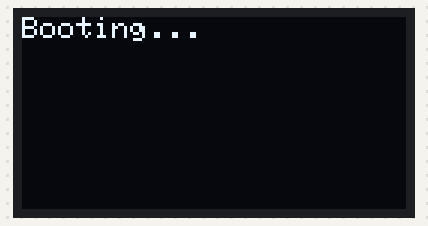
A sketch run on a simulated ESP32. Parts: 128×64 one-colour display. WiFi joins after 1.5 s; servers stay silent unless stated; uploads are accepted with an empty reply; random numbers use the default seed unless the sketch sets one; what the sketch prints to the serial monitor is not drawn.

Above: at 1.1 s.
At 2.6 s:
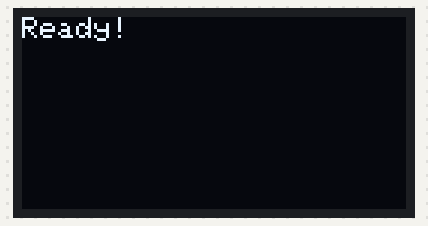
At 3.7 s:
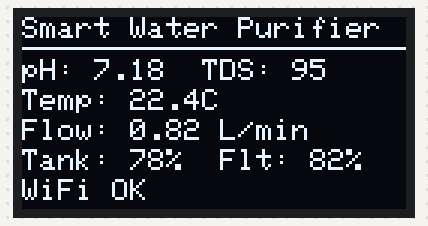
At 11.0 s:
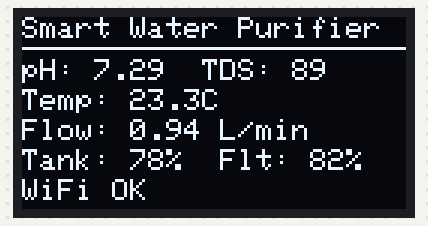
At 21.7 s:
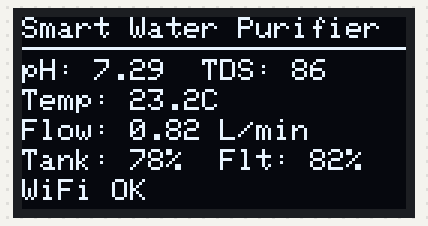
At 37.7 s:
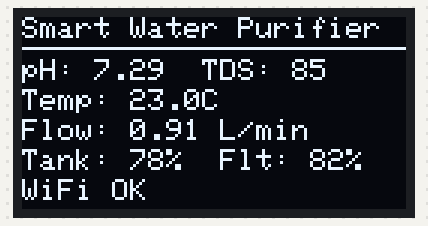

The sketch:

ESP32_STABLE_VALUES.ino
```cpp
#include <Wire.h>
#include <Adafruit_GFX.h>
#include <Adafruit_SSD1306.h>
#include <WiFi.h>
#include <HTTPClient.h>
#include <ArduinoJson.h>

// ================= WiFi CONFIG =================
const char* ssid = "Redmi";
const char* password = "zaambaba";

// ================= Supabase CONFIG =================
const char* supabaseUrl = "https://ayrejsbltaqqiojsybxd.supabase.co/rest/v1/sensor_readings";
const char* supabaseKey = "eyJhbGciOiJIUzI1NiIsInR5cCI6IkpXVCJ9.eyJpc3MiOiJzdXBhYmFzZSIsInJlZiI6ImF5cmVqc2JsdGFxcWlvanN5YnhkIiwicm9sZSI6ImFub24iLCJpYXQiOjE3NjIyNzAyMzUsImV4cCI6MjA3Nzg0NjIzNX0.EUzbesJ3w8G41Q_3gZn3FjtUGCp-mDB86H0gzbhh2yc";
const char* deviceId = "device_001";

// ================= OLED DISPLAY =================
#define SCREEN_WIDTH  128
#define SCREEN_HEIGHT 64
Adafruit_SSD1306 display(SCREEN_WIDTH, SCREEN_HEIGHT, &Wire, -1);

// ================= STABLE BASE VALUES =================
float currentTDS = 95.0;
float currentPH = 7.2;
float currentTemp = 22.5;
float currentTurbidity = 0.4;
float currentFlowRate = 0.8;
float currentTankLevel = 78.0;
float currentFilterLife = 82.0;

// ================= TIMING =================
unsigned long lastSendTime = 0;
const unsigned long SEND_INTERVAL = 5000;
unsigned long lastTankUpdate = 0;
unsigned long lastFilterUpdate = 0;

// ================= REALISTIC VARIATION =================
float stableVariation(float base, float minVal, float maxVal, float maxChange) {
  float change = (random(-100, 101) / 100.0) * maxChange;
  float newVal = base + change;
  if (newVal < minVal) newVal = minVal;
  if (newVal > maxVal) newVal = maxVal;
  return newVal;
}

// ================= WiFi =================
void connectWiFi() {
  Serial.print("Connecting to WiFi");
  WiFi.begin(ssid, password);
  int attempts = 0;
  while (WiFi.status() != WL_CONNECTED && attempts < 30) {
    delay(500);
    Serial.print(".");
    attempts++;
  }
  if (WiFi.status() == WL_CONNECTED) {
    Serial.println("\nWiFi Connected!");
    Serial.print("IP: ");
    Serial.println(WiFi.localIP());
  } else {
    Serial.println("\nWiFi Failed!");
  }
}

// ================= SUPABASE =================
void sendToSupabase(float ph, float tds, float temp, float flow, float tank, float filter) {
  if (WiFi.status() != WL_CONNECTED) {
    connectWiFi();
    return;
  }
  HTTPClient http;
  http.begin(supabaseUrl);
  http.addHeader("Content-Type", "application/json");
  http.addHeader("apikey", supabaseKey);
  http.addHeader("Authorization", String("Bearer ") + supabaseKey);
  http.addHeader("Prefer", "return=minimal");

  StaticJsonDocument<512> doc;
  doc["device_id"] = deviceId;
  doc["ph"] = ph;
  doc["tds"] = tds;
  doc["temperature"] = temp;
  doc["flow_rate"] = flow;
  doc["tank_level"] = tank;
  doc["filter_life"] = filter;

  String payload;
  serializeJson(doc, payload);
  Serial.println(payload);

  int code = http.POST(payload);
  Serial.printf("HTTP: %d\n", code);
  http.end();
}

// ================= OLED =================
void updateDisplay(float ph, float tds, float temp, float flow, float tank, float filter) {
  display.clearDisplay();
  display.setTextSize(1);
  display.setTextColor(WHITE);
  display.setCursor(0, 0);
  display.println("Smart Water Purifier");
  display.drawLine(0, 10, 128, 10, WHITE);
  display.setCursor(0, 14);
  display.printf("pH: %.2f  TDS: %.0f", ph, tds);
  display.setCursor(0, 24);
  display.printf("Temp: %.1fC", temp);
  display.setCursor(0, 34);
  display.printf("Flow: %.2f L/min", flow);
  display.setCursor(0, 44);
  display.printf("Tank: %.0f%%  Flt: %.0f%%", tank, filter);
  display.setCursor(0, 54);
  if (WiFi.status() == WL_CONNECTED) display.print("WiFi OK");
  else display.print("WiFi OFF");
  display.display();
}

// ================= SETUP =================
void setup() {
  Serial.begin(115200);
  delay(1000);
  randomSeed(analogRead(0));

  Wire.begin(21, 22);
  if (!display.begin(SSD1306_SWITCHCAPVCC, 0x3C)) {
    Serial.println("OLED failed!");
  }
  display.clearDisplay();
  display.setTextColor(WHITE);
  display.setCursor(0, 0);
  display.println("Booting...");
  display.display();

  connectWiFi();
  display.clearDisplay();
  display.setCursor(0, 0);
  display.println("Ready!");
  display.display();
  delay(1000);
}

// ================= LOOP =================
void loop() {
  unsigned long now = millis();

  // TDS: 50-150 ppm, tiny variation (~2 ppm drift)
  currentTDS = stableVariation(currentTDS, 50.0, 150.0, 2.0);

  // pH: 6.5-8.5, very small drift (~0.05)
  currentPH = stableVariation(currentPH, 6.5, 8.5, 0.05);

  // Temperature: 20-25°C, tiny drift (~0.3)
  currentTemp = stableVariation(currentTemp, 20.0, 25.0, 0.3);

  // Turbidity: 0.1-1.0 NTU, tiny drift (~0.02)
  currentTurbidity = stableVariation(currentTurbidity, 0.1, 1.0, 0.02);

  // Flow Rate: 0.1-2.0 L/min, small drift (~0.05)
  currentFlowRate = stableVariation(currentFlowRate, 0.1, 2.0, 0.05);

  // Tank Level: 70-85%, changes slowly every 5 min
  if (now - lastTankUpdate >= 300000) {
    currentTankLevel = stableVariation(currentTankLevel, 70.0, 85.0, 3.0);
    lastTankUpdate = now;
  }

  // Filter Life: 70-90%, decreases slowly every 1 min
  if (now - lastFilterUpdate >= 60000) {
    currentFilterLife -= 0.05;
    if (currentFilterLife < 70.0) currentFilterLife = 90.0;
    lastFilterUpdate = now;
  }

  // Serial output
  Serial.printf("pH:%.2f TDS:%.0f Temp:%.1f Turb:%.2f Flow:%.2f Tank:%.0f Flt:%.0f\n",
    currentPH, currentTDS, currentTemp, currentTurbidity,
    currentFlowRate, currentTankLevel, currentFilterLife);

  // Update OLED
  updateDisplay(currentPH, currentTDS, currentTemp, currentFlowRate, currentTankLevel, currentFilterLife);

  // Send to Supabase every 5 seconds
  if (now - lastSendTime >= SEND_INTERVAL) {
    sendToSupabase(currentPH, currentTDS, currentTemp, currentFlowRate, currentTankLevel, currentFilterLife);
    lastSendTime = now;
  }

  delay(1000);
}
```

Measured:
- what the display in image 0 shows lasts 1.5 s, from 1.1 s to 2.6 s
- what the display in image 1 shows lasts 1.0 s, from 2.6 s to 3.6 s
- what the display in image 3 shows lasts 1.2 s, from 11.0 s to 12.2 s
